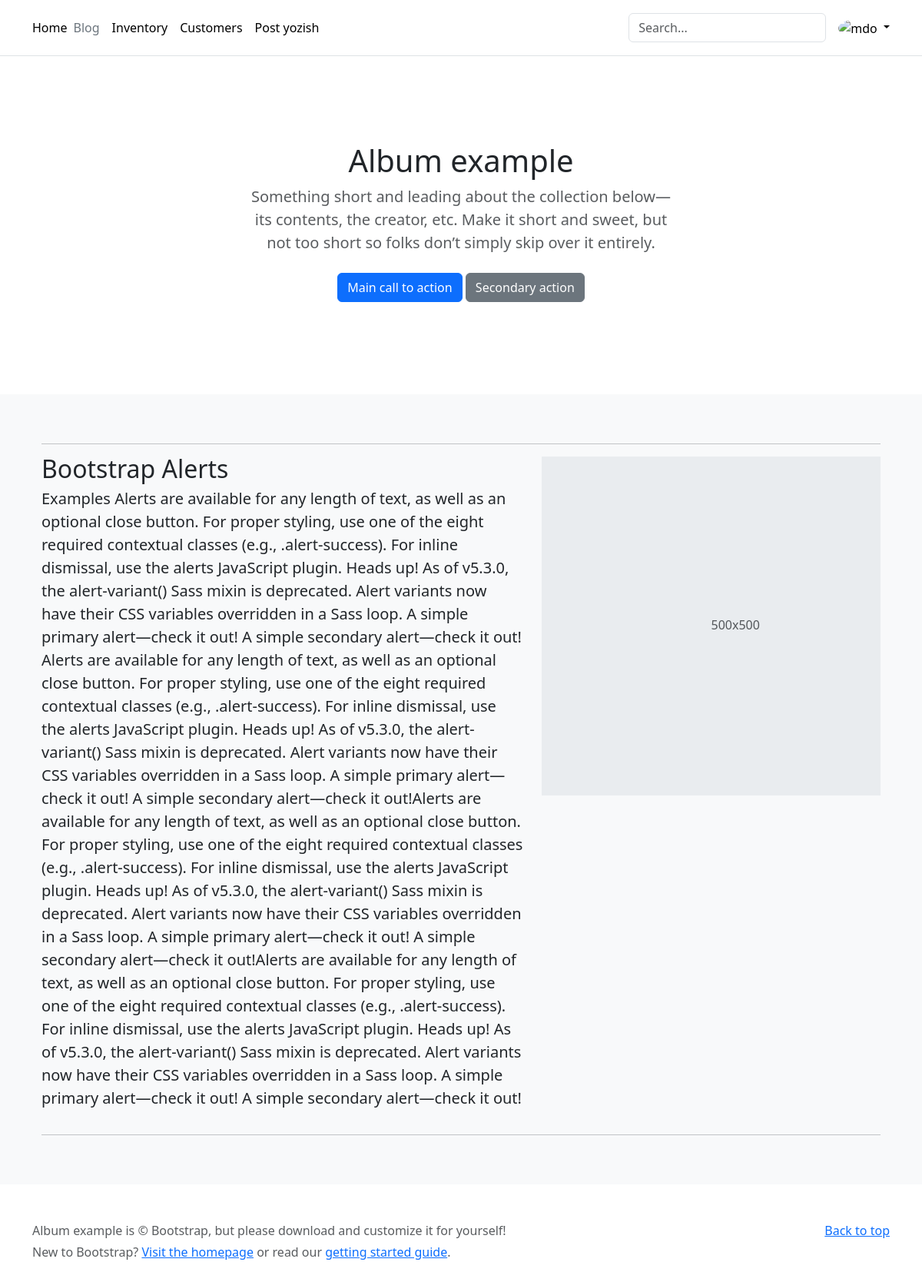
Screenshot of /3/ with the database file from the repository.
### blog/models.py (models this page shows, shortened)
class Post(models.Model):
    author = models.ForeignKey(User, on_delete=models.CASCADE)
    title = models.CharField(max_length=200)
    body = models.TextField()
    created = models.DateTimeField(auto_now_add=True)
    updated = models.DateTimeField(auto_now=True)
    class Meta:
        ordering = ['-id']

### blog/views.py (the view)
# urls.py: path('<int:pk>/', PostDetailView.as_view(), name='detail'),
class PostDetailView(generic.DetailView):
    model = Post
    template_name = 'detail.html'
    context_object_name = 'post'

### templates/detail.html (shortened to what this page needs)
{% extends "base.html" %}
{% block content %}
<div class="container marketing">
    <hr class="featurette-divider">
    <div class="row featurette">
        <div class="col-md-7">
            <h2 class="featurette-heading fw-normal lh-1">{{ post.title }}
            </h2>
            <p class="lead">{{ post.body }}</p>
        </div>
        <div class="col-md-5">
            <svg class="bd-placeholder-img bd-placeholder-img-lg featurette-image img-fluid mx-auto" width="500"
                 height="500" xmlns="http://www.w3.org/2000/svg" role="img" aria-label="Placeholder: 500x500"
                 preserveAspectRatio="xMidYMid slice" focusable="false"><title>Placeholder</title>
                <text x="50%" y="50%" fill="var(--bs-secondary-color)" dy=".3em">500x500</text>
            </svg>
        </div>
    </div>
    <hr class="featurette-divider">
</div>
{% endblock %}

### rows the page displays
Post: title "Bootstrap Alerts", body "Examples Alerts are available for any length of text, as well as an optional close button. For proper styling, use one of the eight required contextual classes (e.g., .alert-success). For inline dismissal, use the alerts JavaScript plugin. Heads up! As of v5.3.0, the alert-variant() Sass mixin is deprecated. Alert variants now have their CSS variables overridden in a Sass loop. A simple primary alert—check it out! A simple secondary alert—check it out! Alerts are available for any length of text, as well as an optional close button. For proper styling, use one of the eight required contextual classes (e.g., .alert-success). For inline dismissal, use the alerts JavaScript plugin. Heads up!…"
